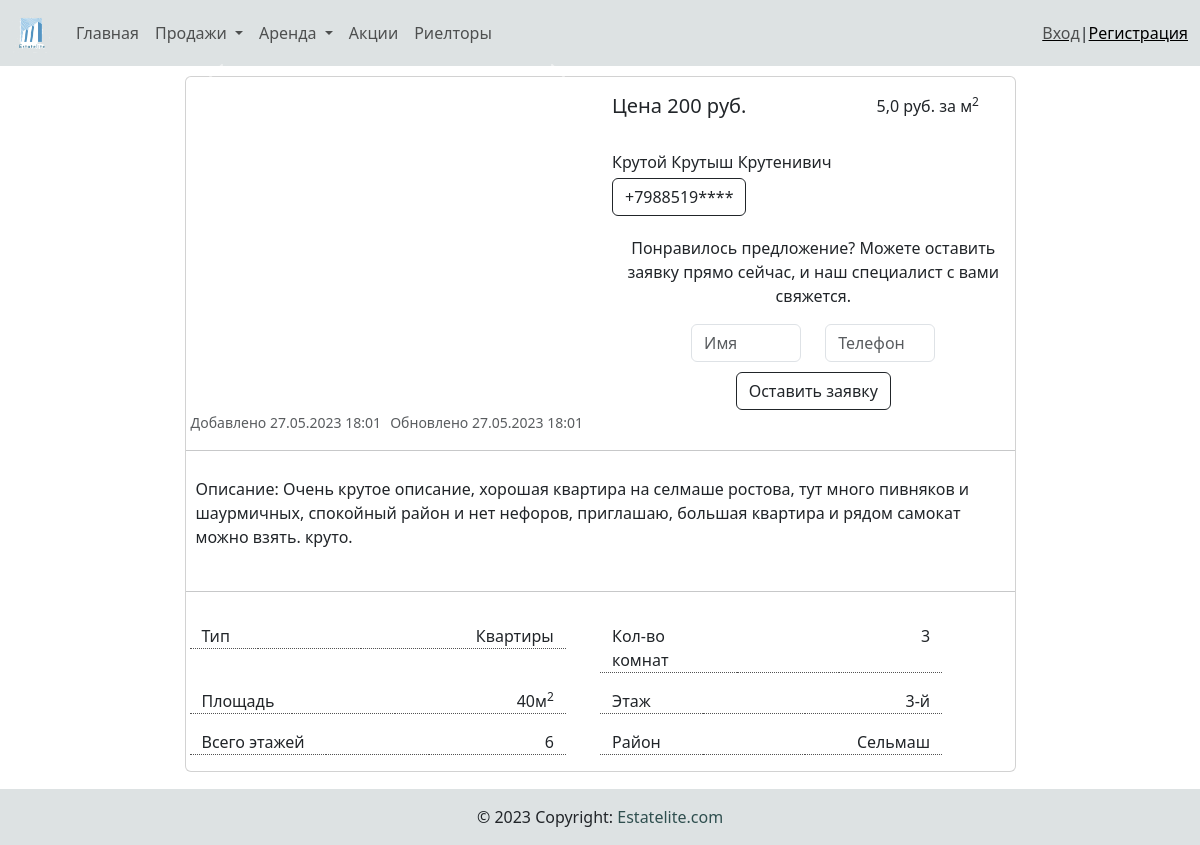
The app's page /estate_detail/1/ with its own data.
### main/models.py (models this page shows, shortened)
class RealEstate(models.Model):
    sale = 'Продажа'
    rent = 'Аренда'
    category = models.ForeignKey(Category, on_delete=models.CASCADE, null=False, blank=False)
    owner = models.ForeignKey(Owner, on_delete=models.CASCADE, null=False, blank=False)
    description = models.TextField()
    number_of_rooms = models.IntegerField()
    area = models.ForeignKey(Area, on_delete=models.CASCADE)
    address = models.CharField(max_length=255)
    price = models.IntegerField()
    total_area = models.CharField(max_length=10)
    floor = models.CharField(max_length=4)
    max_floor = models.CharField(max_length=4)
    type_real_estate = models.CharField(choices=[('ПРОДАЖА', sale), ('АРЕНДА', rent)], max_length=10)
    date_create = models.DateTimeField(auto_now_add=True)
    date_update = models.DateTimeField(auto_now=True)

class Owner(models.Model):
    first_name = models.CharField(max_length=50)
    last_name = models.CharField(max_length=50)
    surname = models.CharField(max_length=50)
    gender = models.IntegerField(choices=[(0, 'Ж'), (1, 'М')], default=0)
    series = models.CharField(max_length=4)
    number = models.CharField(max_length=6)
    phone = models.CharField(max_length=20)
    user = models.ForeignKey(User, related_name='owner', on_delete=models.CASCADE)

class Category(models.Model):
    sale = 'Продажа'
    rent = 'Аренда'
    title = models.CharField(max_length=80)
    date_create = models.DateTimeField(auto_now_add=True)
    type_category = models.CharField(choices=[('ПРОДАЖА', sale), ('АРЕНДА', rent)], max_length=10)
    subtype_category = models.IntegerField(choices=[
                                                (0, 'Жилая'),
                                                (1, 'Загородная'),
                                                (2, 'Коммерческая')], default=0)
    def __str__(self):
        return self.title

class Area(models.Model):
    area_name = models.CharField(max_length=250)
    area_abbr = models.CharField(max_length=20, null=True, blank=True)
    date_create = models.DateTimeField(auto_now_add=True)
    def __str__(self):
        return self.area_name

### main/views.py (the view)
# urls.py: path('estate_detail/<int:estate_id>/', estate_detail, name='detail'),
def estate_detail(request, estate_id):
    estate = RealEstate.objects.get(pk=estate_id)
    price_for_meter = round(int(estate.price) / int(estate.total_area), 2)
    have_request = False
    user_have_request = estate.e_request.filter(real_estate=estate_id)
    if user_have_request.count() > 0:
        print(user_have_request[0].buyer.user)
        if user_have_request[0].buyer.user == request.user:
            have_request = True
    if request.POST:
        request_form = UserRequest(data=request.POST)
        if request_form.is_valid():
            new_buyer = Buyer(first_name=request.POST['first_name'], phone=request.POST['phone'], user=request.user)
            new_buyer.save()
            new_e_request = Request(real_estate=estate, buyer=new_buyer, request_status='Создана')
            new_e_request.save()
            messages.success(request, 'Заявка создана')
            return redirect(request.path)
    else:
        request_form = UserRequest()
    return render(request, 'main/estate_detail.html', {
        'estate': estate,
        'form': request_form,
        'price_for_meter': price_for_meter,
        'have_request': have_request})

### main/forms.py
class UserRequest(forms.ModelForm):
    class Meta:
        model = Buyer
        fields = ['first_name', 'phone']
        widgets = {
            'first_name': forms.TextInput(attrs={'class': 'form-control', 'placeholder': 'Имя'}),
            'phone': forms.TextInput(attrs={'class': 'form-control', 'placeholder': 'Телефон'}),
        }

### main/templatetags/navbar_tags.py (called while the page is built)
@register.simple_tag()
def filtered_category_sale():
    dict_category = {
        'residential': [],
        'country': [],
        'commercial': [],
    }
    sale_category = Category.objects.filter(type_category='ПРОДАЖА')
    for s_cat in sale_category:
        if s_cat.subtype_category == 0:
            dict_category['residential'].append(s_cat)
        elif s_cat.subtype_category == 1:
            dict_category['country'].append(s_cat)
        else:
            dict_category['commercial'].append(s_cat)
    return dict_category

@register.simple_tag()
def filtered_category_rent():
    dict_category = {
        'residential': [],
        'country': [],
        'commercial': [],
    }
    rent_category = Category.objects.filter(type_category='АРЕНДА')
    for s_cat in rent_category:
        if s_cat.subtype_category == 0:
            dict_category['residential'].append(s_cat)
        elif s_cat.subtype_category == 1:
            dict_category['country'].append(s_cat)
        else:
            dict_category['commercial'].append(s_cat)
    return dict_category

@register.simple_tag()
def get_login_form():
    return UserLoginForm()

### main/templates/main/estate_detail.html (shortened to what this page needs)
{% extends 'base.html' %}
{% load static %}
{% block content %}
<div class="container" style="margin-top: 10px;">
    <div class="row justify-content-center">
    <div class="col-9">
    <div class="card mb-3">
        <div class="row">
            <div class="col-md-6">
                <div id="carouselExampleControls{{ item.id }}" class="carousel slide" data-bs-ride="carousel">
                    <button class="carousel-control-prev" type="button" data-bs-target="#carouselExampleControls{{ item.id }}" data-bs-slide="prev">
                      <span class="carousel-control-prev-icon" aria-hidden="true"></span>
                    </button>
                    <button class="carousel-control-next" type="button" data-bs-target="#carouselExampleControls{{ item.id }}" data-bs-slide="next">
                      <span class="carousel-control-next-icon" aria-hidden="true"></span>
                    </button>
                  </div>
            </div>
            <div class="col-6" style="margin-top: 2%;">
                <div class="row">
                    <div class="col-6">
                        <h5>Цена {{ estate.price }} руб.</h5>
                    </div>
                    <div class="col-5 text-end">
                        <span>{{ price_for_meter }} руб. за м<sup>2</sup></span>
                    </div>
                </div>
                <br>
                <span>{{ estate.owner.first_name }} {{ estate.owner.last_name }} {{ estate.owner.surname }}</span><br>
                <button type="button" class="btn btn-outline-dark" style="margin-top: 1%;" data-bs-toggle="modal" data-bs-target="#exampleModal">{{ estate.owner.phone|slice:"0:8" }}****</button>
                {% if not have_request %}
                <p style="margin-top: 5%;" class="text-center">Понравилось предложение? Можете оставить заявку прямо сейчас, и наш специалист с вами свяжется.</p>
                <form action="" method="post" enctype="multipart/form-data" class="container" style="margin-top: 1%;">
                    <div class="row justify-content-center">
                        <div class="col-4">
                            <div class="form-group">
                                {{ form.first_name }}
                            </div>
                        </div>
                        <div class="col-4">
                            <div class="form-group">
                                {{ form.phone }}
                            </div>
                        </div>
                    </div>
                    <div class="row justify-content-center" style="margin-top: 10px;">
                        <div class="col-8 text-center">
                            <button type="submit" class="btn btn-outline-dark">Оставить заявку</button>
                        </div>
                    </div>
                </form>
                {% else %}
                <p style="margin-top: 5%;" class="text-center">Вы уже оставили заявку, с вами скоро свяжется наш специалист!</p>
                {% endif %}
            </div>
        </div>
        <div class="row justify-content-start">
            <div class="col-6">
                <span class="card-text" style="margin-left: 5px;"><small class="text-muted">Добавлено {{ estate.date_create|date:"d.m.Y H:i" }}</small></span>
                <span class="card-text" style="margin-left: 5px;"><small class="text-muted">Обновлено {{ estate.date_update|date:"d.m.Y H:i" }}</small></span>
            </div>
        </div>
        <hr>
            <p class="card-text" style="padding: 10px;">Описание: {{ estate.description }}.</p>
        <hr>
        <div class="card-body">
            <div class="row justify-content-between">
                <div class="col-6">
                    <div class="row">
                        <div class="col-2" style="border-bottom: 1px dotted #535353;">
                            <span class="card-text">Тип</span>
                        </div>
                        <div class="col-3" style="border-bottom: 1px dotted #535353;">
                        </div>
                        <div class="col-6 text-end" style="border-bottom: 1px dotted #535353;">
                            <span>
                                <span class="card-text">{{ estate.category }}</span>
                            </span>
                        </div>
                    </div>
                </div>
                <div class="col-6">
                    <div class="row">
                        <div class="col-4" style="border-bottom: 1px dotted #535353;">
                            <span class="card-text">Кол-во комнат</span>
                        </div>
                        <div class="col-3" style="border-bottom: 1px dotted #535353;">
                        </div>
                        <div class="col-3 text-end" style="border-bottom: 1px dotted #535353;">
                            <span>
                                <span class="card-text">{{ estate.number_of_rooms }}</span>
                            </span>
                        </div>
                    </div>
                </div>
            </div>
            <div class="row justify-content-between" style="margin-top: 2%;">
                <div class="col-6">
                    <div class="row">
                        <div class="col-3" style="border-bottom: 1px dotted #535353;">
                            <span class="card-text">Площадь</span>
                        </div>
                        <div class="col-3" style="border-bottom: 1px dotted #535353;">
                        </div>
                        <div class="col-5 text-end" style="border-bottom: 1px dotted #535353;">
                            <span>
                                <span class="card-text">{{ estate.total_area }}м<sup>2</sup></span>
                            </span>
                        </div>
                    </div>
                </div>
                <div class="col-6">
                    <div class="row">
                        <div class="col-3" style="border-bottom: 1px dotted #535353;">
                            <span class="card-text">Этаж</span>
                        </div>
                        <div class="col-3" style="border-bottom: 1px dotted #535353;">
                        </div>
                        <div class="col-4 text-end" style="border-bottom: 1px dotted #535353;">
                            <span>
                                <span class="card-text">{{ estate.floor }}-й</span>
                            </span>
                        </div>
                    </div>
                </div>
            </div>
            <div class="row justify-content-between" style="margin-top: 2%;">
                <div class="col-6">
                    <div class="row">
                        <div class="col-4" style="border-bottom: 1px dotted #535353;">
                            <span class="card-text">Всего этажей</span>
                        </div>
                        <div class="col-3" style="border-bottom: 1px dotted #535353;">
                        </div>
                        <div class="col-4 text-end" style="border-bottom: 1px dotted #535353;">
                            <span>
                                <span class="card-text">{{ estate.max_floor }}</span>
                            </span>
                        </div>
                    </div>
                </div>
                <div class="col-6">
                    <div class="row">
                        <div class="col-3" style="border-bottom: 1px dotted #535353;">
                            <span class="card-text">Район</span>
                        </div>
                        <div class="col-3" style="border-bottom: 1px dotted #535353;">
                        </div>
                        <div class="col-4 text-end" style="border-bottom: 1px dotted #535353;">
                            <span>
                                <span class="card-text">{{ estate.area }}</span>
                            </span>
                        </div>
                    </div>
                </div>
            </div>
        </div>
    </div>
</div>
</div>
</div>
{% endblock %}

### records on screen
RealEstate: price "200", owner.first_name "Крутой", owner.last_name "Крутыш", owner.surname "Крутенивич", owner.phone "+7988519", date_create "27.05.2023 18:01", date_update "27.05.2023 18:01", description "Очень крутое описание, хорошая квартира на селмаше ростова, тут много пивняков и шаурмичных, спокойный район и нет нефоров, приглашаю, большая квартира и рядом самокат можно взять. круто", category "Квартиры", number_of_rooms "3", total_area "40", floor "3", max_floor "6", area "Сельмаш"

### other values on screen
{{ price_for_meter }} "5,0"
